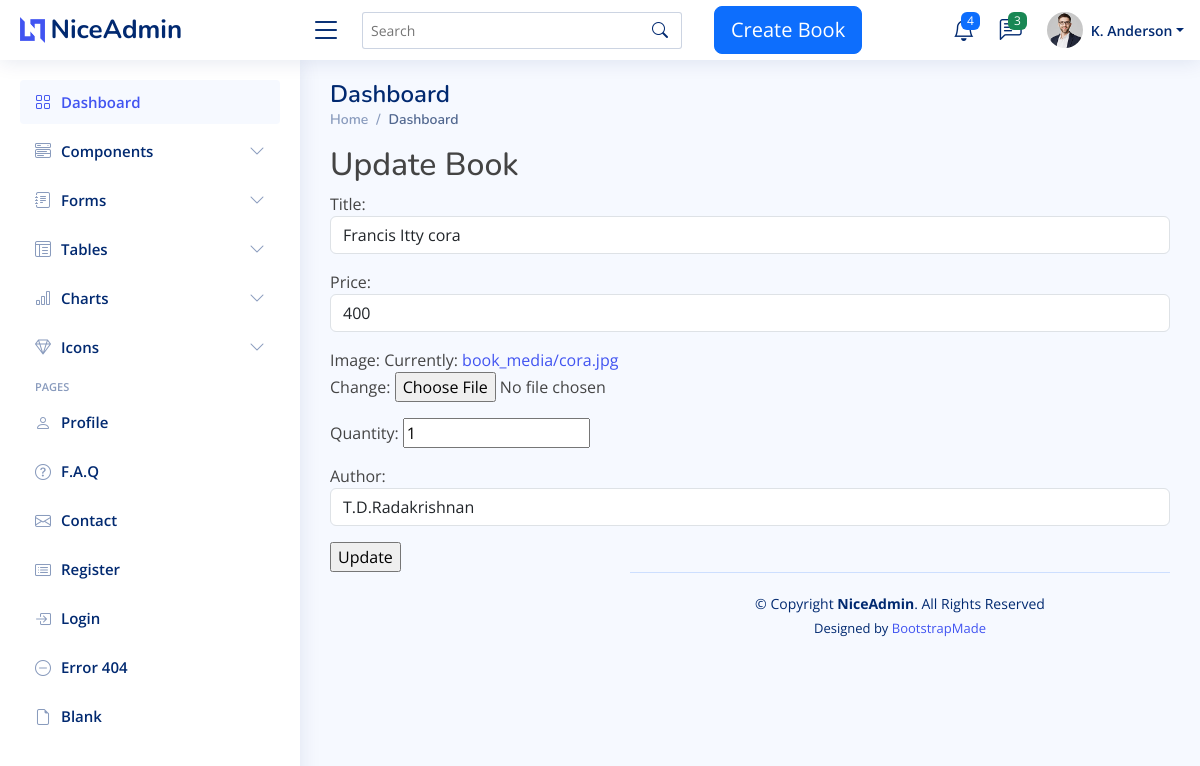
Screenshot of /updateview/2/ with the database file from the repository.
### book_app/models.py (models this page shows, shortened)
class Book(models.Model):
    title = models.CharField(max_length=100,null=True)
    price = models.IntegerField(null=True)
    image= models.ImageField(upload_to='book_media',null=True)
    quantity= models.IntegerField()
    author = models.ForeignKey(Author,on_delete=models.CASCADE,null=True)

### book_app/views.py (the view)
# urls.py: path('updateview/<int:book_id>/',views.updateBook,name='update'),
def updateBook(request,book_id):
    book = Book.objects.get(id=book_id)
    if request.method == 'POST':
        form = BookForm(request.POST,request.FILES, instance=book)
        if form.is_valid():
            form.save()
            return redirect('home')
    else:
        form = BookForm(instance=book)
    return render(request,'admin/updateview.html',{'form':form})

### book_app/forms.py
class BookForm(forms.ModelForm):
    class Meta:
        model = Book
        fields = '__all__'
        widgets = {
            'title': forms.TextInput(attrs={'class': 'form-control', 'placeholder': 'Enter the book name'}),
            'price': forms.NumberInput(attrs={'class': 'form-control', 'placeholder': 'Enter the book price'}),
            'author': forms.Select(attrs={'class': 'form-control', 'placeholder': 'Enter the author name'}),
        }

### book_app/models.py (called while the page is built)
    def __str__(self):
        return '{}'.format(self.name)

### templates/admin/updateview.html (shortened to what this page needs)
{% extends 'admin/index.html' %}
{% load static %}
{% block content %}
<h2>Update Book</h2>
<form action="" method="post" enctype="multipart/form-data">
    {{ form.as_p }}
    <input type="submit" value="Update">
</form>
{% endblock %}

### static/assets/css/style.css (style rules this page uses)
:root { scroll-behavior: smooth; }
body { font-family: "Open Sans", sans-serif; background: #f6f9ff; color: #444444; }
h1, h2, h3, h4, h5, h6 { font-family: "Nunito", sans-serif; }

### rows the page displays
Book: title "Francis Itty cora", price "400", quantity "1", author "T.D.Radakrishnan"
